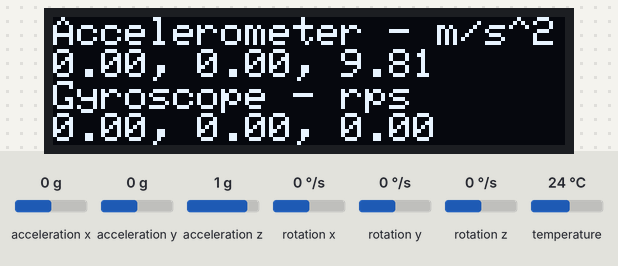
Bench run of a sketch on a simulated ESP32. Shown: 128×32 one-colour display. The inputs (shaded band) are chosen by the test bench; at power-on: acceleration x 0 g, acceleration y 0 g, acceleration z 1 g, rotation x 0 °/s, rotation y 0 °/s, rotation z 0 °/s, temperature 24 °C. WiFi joins after 1.5 s; servers stay silent unless stated; the display library's start-up logo is not drawn; what the sketch prints to the serial monitor is not drawn.

Above: at 8.2 s.
8.3 s: acceleration x set to -1.4 g
At 8.9 s:
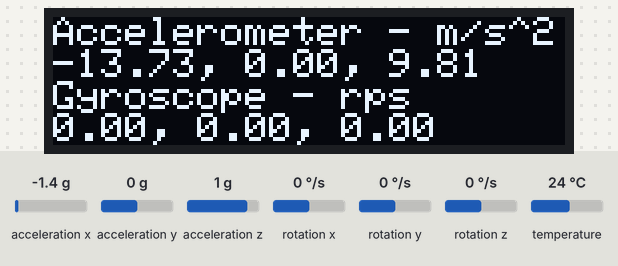
10.1 s: acceleration y set to -1.4 g
At 10.6 s:
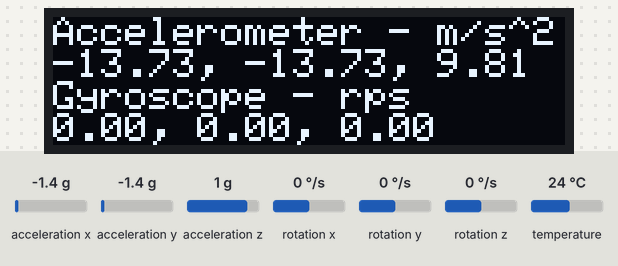
11.7 s: acceleration z set to -1.4 g
At 12.2 s:
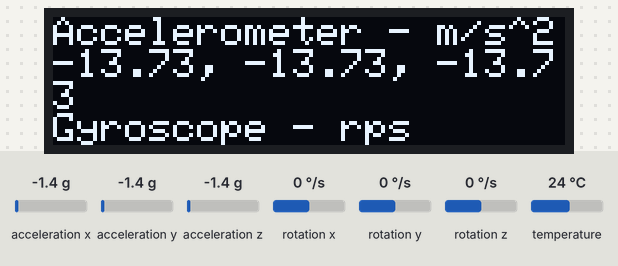
13.4 s: acceleration x set to -0.8 g
At 13.9 s:
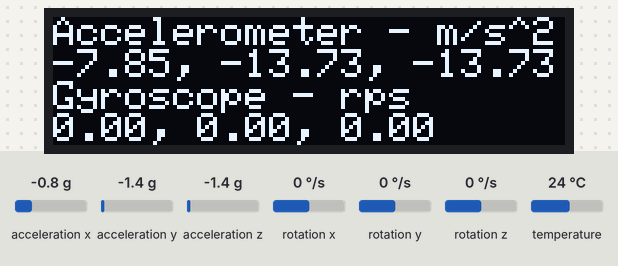
15.1 s: rotation x set to -192 °/s
At 15.6 s:
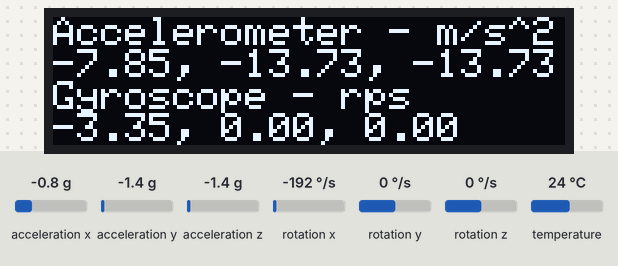
16.8 s: rotation y set to -192 °/s
At 17.3 s:
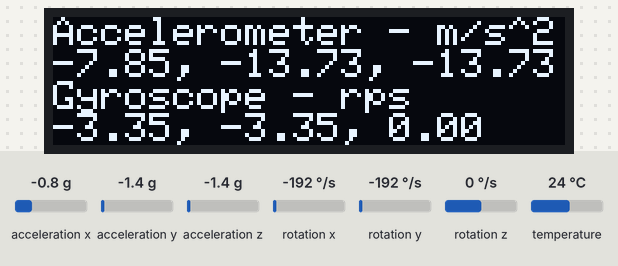
Timing chart, 0 to 19.5 s (numbered marks = the images above; inputs shaded):
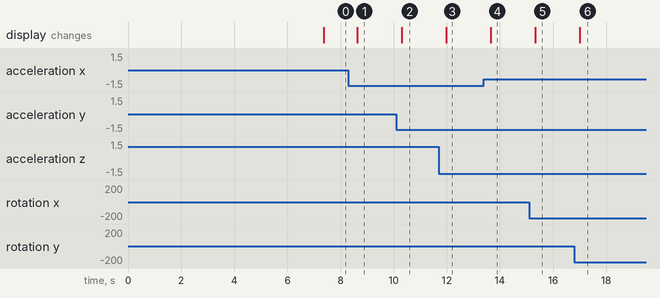

The sketch:

prueba_MPU6050.ino
```cpp
#include "WiFi.h"
#include <Adafruit_MPU6050.h>
#include <Adafruit_SSD1306.h>
#include <Adafruit_Sensor.h>
#include <ThingSpeak.h>
//--------------------------------------------------------------------------
Adafruit_MPU6050 mpu;
Adafruit_SSD1306 display = Adafruit_SSD1306(128, 32, &Wire);
const char* ssid = "SLB";
const char* password =  "12345678";
//const char* ssid = "Apto1103";
//const char* password =  "Santiagobarrera";
//--------------------------------------------------------------------------
//Definimos las credenciales para la conexión a la plataforma
unsigned long channelID = 2288436;
const char* WriteAPIKey ="6ZY7N8I3NT479Y7R";
//Definimos el cliente WiFi que usaremos
WiFiClient cliente;
//--------------------------------------------------------------------------
void setup() {
  Serial.begin(115200);
  // while (!Serial);
  Serial.println("MPU6050 OLED ");

  if (!mpu.begin()) {
    Serial.println("Sensor init failed");
    while (1)
      yield();
  }
  Serial.println("Found a MPU-6050 sensor");

  // SSD1306_SWITCHCAPVCC = generate display voltage from 3.3V internally
  if (!display.begin(SSD1306_SWITCHCAPVCC, 0x3C)) { // Address 0x3C for 128x32
    Serial.println(F("SSD1306 allocation failed"));
    for (;;)
      ; // Don't proceed, loop forever
  }
  display.display();
  delay(500); // Pause for 2 seconds
  display.setTextSize(1);
  display.setTextColor(WHITE);
  display.setRotation(0);

//-------------------------------wifi-------------------------------------------

  WiFi.begin(ssid, password);

    while (WiFi.status() != WL_CONNECTED) {
    delay(500);
    Serial.println("Connecting to WiFi..");
  }
  Serial.println("Connected to the WiFi network");
//--------------------------------------------------------------------------
//Una vez conectado, se iniciará la conexión a la Plataforma usando el cliente definido anteriormente*/
  ThingSpeak.begin(cliente);
  delay(5000);
}
//------------------------------------------------------------------------------------------------------------------------
//------------------------------------------------------------------------------------------------------------------------
void loop() {
//Hacemos la conexión y envío de datos a la plataforma, utilizando las credenciales definidas anteriormente/
ThingSpeak.writeFields(channelID,WriteAPIKey);
//--------------------------------------------------------------------------
  sensors_event_t a, g, temp;
  mpu.getEvent(&a, &g, &temp);

  display.clearDisplay();
  display.setCursor(0, 0);

  Serial.print("Accelerometer ");
  Serial.print("X: ");
  Serial.print(a.acceleration.x, 2);
  Serial.print(" m/s^2, ");
  Serial.print("Y: ");
  Serial.print(a.acceleration.y, 2);
  Serial.print(" m/s^2, ");
  Serial.print("Z: ");
  Serial.print(a.acceleration.z, 2);
  Serial.println(" m/s^2");

  display.println("Accelerometer - m/s^2");
  display.print(a.acceleration.x, 2);
  display.print(", ");
  display.print(a.acceleration.y, 2);
  display.print(", ");
  display.print(a.acceleration.z, 2);
  display.println("");

  Serial.print("Gyroscope ");
  Serial.print("X: ");
  Serial.print(g.gyro.x, 2);
  Serial.print(" rps, ");
  Serial.print("Y: ");
  Serial.print(g.gyro.y, 2);
  Serial.print(" rps, ");
  Serial.print("Z: ");
  Serial.print(g.gyro.z, 2);
  Serial.println(" rps");

  display.println("Gyroscope - rps");
  display.print(g.gyro.x, 2);
  display.print(", ");
  display.print(g.gyro.y, 2);
  display.print(", ");
  display.print(g.gyro.z, 2);
  display.println("");
  display.display();
  delay(100);
//--------------------------------------------------------------------------

//Indicamos el orden de envío por campos o Field, en el orden definido de la plataforma, junto a los valores del sensor giroscopio*/
ThingSpeak.setField(1,a.acceleration.x);
ThingSpeak.setField(2,a.acceleration.y);
ThingSpeak.setField(3,a.acceleration.z);
//Indicamos el orden de envío por campos o Field, en el orden definido de la plataforma, junto a los valores del sensor Acelerometro*/
ThingSpeak.setField(4,g.gyro.x);
ThingSpeak.setField(5,g.gyro.y);
ThingSpeak.setField(6,g.gyro.z);
//Imprimimos una frase indicando el envío/
Serial.println("Datos enviados a ThingSpeak!");
}
```

Measured:
- after the input at 8.3 s, the display: changes after 0.32 s (image 1)
- after the input at 10.1 s, the display: changes after 0.20 s (image 2)
- after the input at 11.7 s, the display: changes after 0.28 s (image 3)
- after the input at 13.4 s, the display: changes after 0.25 s (image 4)
- after the input at 15.1 s, the display: changes after 0.23 s (image 5)
- after the input at 16.8 s, the display: changes after 0.21 s (image 6)
